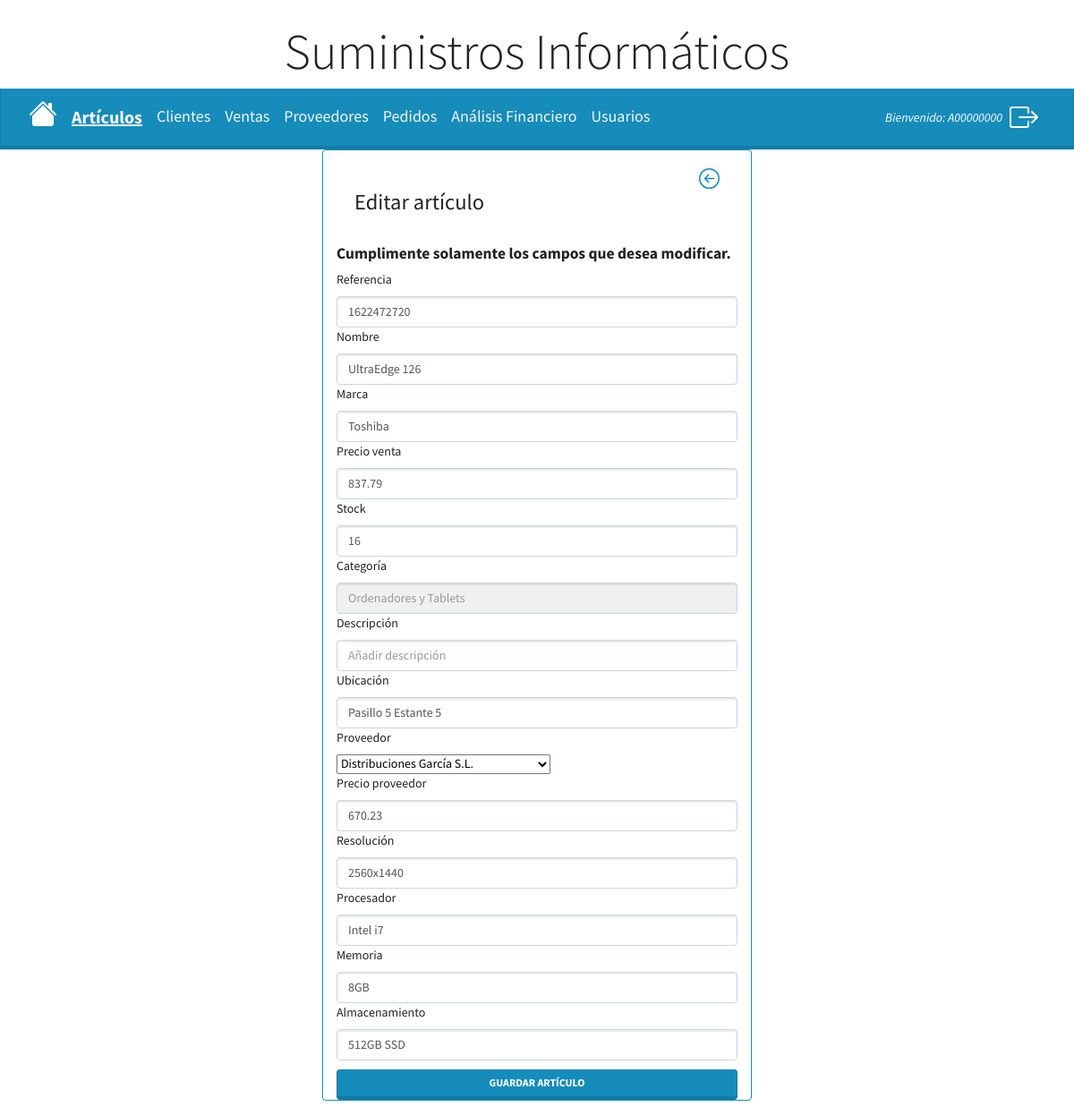
/protected_admin/articulos/editar_articulo/1 (signed in), run on the app's committed database.
### models.py (models this page shows, shortened)
class User(db.Base, UserMixin):
    __tablename__ = 'usuario'
    __table_args__ = {'sqlite_autoincrement': True}
    id = Column(Integer, primary_key=True)  # establecemos el id como Primary Key
    username = Column(String(10), unique=True, nullable=False)
    password = Column(String(128), nullable=False)
    type_user = Column(Boolean, default=False) #False = cliente / True = administrador

class Articulo(db.Base):
    __tablename__ = "articulo"
    __table_args__ = {"sqlite_autoincrement": True}
    id_articulo = Column(Integer, primary_key=True) # establecemos el id_articulo como Primary Key
    referencia = Column(String(64), unique=True) # campo único y que no se puede repetir
    nombre = Column(String(128))
    marca = Column(String(64))
    precio_venta = Column(Float)
    stock = Column(Integer)
    categoria = Column(String(64))
    descripcion = Column(String(128), default='')
    ubicacion = Column(String(64), default='')
    id_proveedor = Column(Integer, ForeignKey('proveedor.id_proveedor')) # id_proveedor como Foreign Key
    precio_proveedor = Column(Float)
    pctablets = relationship('PC_Tablet', back_populates='articulo', cascade='all, delete-orphan',
                             passive_deletes=True, uselist=False)
    monitores = relationship('Monitor', back_populates='articulo', cascade='all, delete-orphan',
                             passive_deletes=True, uselist=False)
    almacenamientos = relationship('Almacenamiento', back_populates='articulo', cascade='all, delete-orphan',
                             passive_deletes=True, uselist=False)
    redes = relationship('Redes', back_populates='articulo', cascade='all, delete-orphan',
                             passive_deletes=True, uselist=False)

class PC_Tablet(Articulo):
    __tablename__ = 'pc-tablet'
    id_pc_tablet = Column(Integer, primary_key=True) #establecemos el id como Primary Key
    id_articulo = Column(Integer, ForeignKey('articulo.id_articulo', ondelete='CASCADE'))
    resolucion = Column(String(64))
    procesador = Column(String(64))
    memoria = Column(String(64))
    almacenamiento = Column(String(64))
    articulo = relationship('Articulo', back_populates='pctablets')

### main.py (the view, shortened to what this page needs)
@app.route('/protected_admin/articulos/editar_articulo/<id_articulo>', methods=['GET', 'POST'])
@login_required
@admin_required # Vista protegida que solo se puede acceder con autenticación de administrador
def editar_articulo(id_articulo):
    articulo = db.session.query(Articulo).filter_by(id_articulo=int(id_articulo)).first()
    if articulo.categoria == 'Ordenadores y Tablets':
        articulo = db.session.query(PC_Tablet).filter_by(id_articulo=int(id_articulo)).first()
        form = Form_pc_tablet(obj=articulo, id_articulo_actual=articulo.id_articulo)
        form.id_proveedor.choices = get_provedores()  # llamamos a la función get_proveedores()
    form.id_proveedor.choices = get_provedores() # llamamos a la función get_proveedores()
    return render_template('editar-articulo.html', articulo=articulo, form=form)

### forms.py
class Form_pc_tablet(Form_articulo):
    resolucion = StringField('Resolución', validators=[Length(max=64)])
    procesador = StringField('Procesador', validators=[Length(max=64)])
    memoria = StringField('Memoria', validators=[Length(max=64)])
    almacenamiento = StringField('Almacenamiento', validators=[Length(max=64)])
    submit = SubmitField('Guardar artículo')

### functions.py (called while the page is built)
def admin_required(f): # recibe como parámetro una función 'f' que será la función a proteger
    @wraps(f)
    def decorated_function(*args, **kwargs): # verificamos si el usuario está autentificado
        if not current_user.is_authenticated or not current_user.type_user:
            flash('Acceso denegado. Solo los administradores pueden acceder a la ruta introducida.',
                  'danger')
            return redirect(url_for('protected'))
        return f(*args, **kwargs) # si el usuario está logueado y es administrador ejecuta la función 'f'
    return decorated_function

def get_provedores():
    proveedores = db.session.query(Proveedor).all()
    lista_proveedores = []  # inicializamos una lista de opciones vacía
    for proveedor in proveedores:
        lista_proveedores.append((proveedor.id_proveedor, proveedor.nombre))
    return lista_proveedores

### main.py (called while the page is built)
@login_manager.user_loader
def load_user(user_id):
    return db.session.get(User, user_id)

### templates/editar-articulo.html (shortened to what this page needs)
{% extends 'articulos.html' %}
{% block content %}
    <div class="container card border-primary mb-3 justify-content-center" style="max-width: 30rem;">
        <div class="card-body">
            <div class="text-right">
                <a href="/protected_admin/articulos?page=1" title="Volver">
                </a>
            </div>
            <h3 class="card-title">Editar artículo</h3>
        </div>
        <form method="post" novalidate>
          <fieldset>
            <h5><b>Cumplimente solamente los campos que desea modificar.</b></h5>
            <div>
              {{ form.referencia.label }}
              {{ form.referencia(class="form-control") }}
            </div>
            <div>
              {{ form.nombre.label }}
              {{ form.nombre(class="form-control") }}
            </div>
            <div>
              {{ form.marca.label }}
              {{ form.marca(class="form-control") }}
            </div>
            <div>
              {{ form.precio_venta.label }}
              {{ form.precio_venta(class="form-control", placeholder="Precio") }}
            </div>
            <div>
              {{ form.stock.label }}
              {{ form.stock(class="form-control") }}
            </div>
            <div>
            <div>
              <fieldset disabled="">
                  <label class="form-label" for="cat">Categoría</label>
                  <input class="form-control" id="cat" name="cat" type="text" placeholder="{{ articulo.categoria }}"
                         disabled="">
              </fieldset>
              </div>
              <div>
                {{ form.descripcion.label }}
                {{ form.descripcion(class="form-control", placeholder="Añadir descripción") }}
              </div>
              <div>
                {{ form.ubicacion.label }}
                {{ form.ubicacion(class="form-control", placeholder="Añadir ubicación") }}
              </div>
              <div>
                {{ form.id_proveedor.label }}
                <div>
                    {{ form.id_proveedor }}
                </div>
              </div>
              <div>
                {{ form.precio_proveedor.label }}
                {{ form.precio_proveedor(class="form-control") }}
              </div>
              <div>
                {% if articulo.categoria == 'Ordenadores y Tablets' %}
                    <div>
                      {{ form.resolucion.label }}
                      {{ form.resolucion(class="form-control", placeholder="Añadir resolución") }}
                    </div>
                    <div>
                      {{ form.procesador.label }}
                      {{ form.procesador(class="form-control", placeholder="Añadir procesador") }}
                    </div>
                    <div>
                      {{ form.memoria.label }}
                      {{ form.memoria(class="form-control", placeholder="Añadir memoria") }}
                    </div>
                    <div>
                      {{ form.almacenamiento.label }}
                      {{ form.almacenamiento(class="form-control", placeholder="Añadir almacenamiento") }}
                    </div>
                {% endif %}
              </div>
            <div class="margin_top_button">
            {{ form.submit(class="btn btn-primary btn-block") }}
            </div>
          </fieldset>
    </form>
    </div>
{% endblock %}

### templates/articulos.html (shortened to what this page needs)
<!DOCTYPE html>
<html lang="en">
<head>
    <link rel="stylesheet" href="{{ url_for('static', filename='main.css')}}">
    <link rel="stylesheet" href="https://cdn.jsdelivr.net/npm/bootswatch@4.5.2/dist/lumen/bootstrap.min.css"
>
</head>
<body>
    <h1 class="display-4 text-center mt-4">Suministros Informáticos</h1>
    <nav class="navbar navbar-expand-lg bg-primary" data-bs-theme="dark">
        <div class="container-fluid">
            <a href="/protected_admin" title="Inicio">
            </a>
            <div class="collapse navbar-collapse" id="navbarColor01">
                <ul class="navbar-nav me-auto">
                    <li class="nav-item">
                        <a style="font-size: 20px;" class="nav-link text-light text-bold-underline" href="/protected_admin/articulos?page=1">Artículos</a>
                    </li>
                    <li class="nav-item">
                        <a style="font-size: 18px;" class="nav-link text-light" href="/protected_admin/clientes?page=1">Clientes</a>
                    </li>
                    <li class="nav-item">
                        <a style="font-size: 18px;" class="nav-link text-light" href="/protected_admin/ventas?page=1">Ventas</a>
                    </li>
                    <li class="nav-item">
                        <a style="font-size: 18px;" class="nav-link text-light" href="/protected_admin/proveedores?page=1">Proveedores</a>
                    </li>
                    <li class="nav-item">
                        <a style="font-size: 18px;" class="nav-link text-light" href="/protected_admin/pedidos?page=1">Pedidos</a>
                    </li>
                    <li class="nav-item">
                        <a style="font-size: 18px;" class="nav-link text-light"
                           href="/protected_admin/nuevo_analisis">Análisis Financiero</a>
                    </li>
                    <li class="nav-item">
                        <a style="font-size: 18px;" class="nav-link text-light" href="/protected_admin/usuarios">Usuarios</a>
                    </li>
                </ul>
            </div>
            <div class="navbar-nav ms-auto d-flex align-items-center">
                <div class="navbar-text">
                    <em class="text-white">Bienvenido: {{ current_user.username }}</em>
                </div>
                <a href="/logout" class="nav-link ms-3" title="Cerrar sesión">
                </a>
            </div>
        </div>
    </nav>
    {% block content %}{% endblock %}
</body>
</html>

### static/main.css (style rules this page uses)
.text-bold-underline { font-weight: bold; text-decoration: underline; }
.text-light { color: #FFFFFF; }
.text-center { text-align: center; }
.text-right { text-align: right; }
.margin_top_button { margin-top: 10px; }

### data on the page
User: username "A00000000"
Articulo: referencia "1622472720", nombre "UltraEdge 126", marca "Toshiba", precio_venta "837.79", cat "Ordenadores y Tablets", ubicacion "Pasillo 5 Estante 5", precio_proveedor "670.23"
PC_Tablet: resolucion "2560x1440", procesador "Intel i7", memoria "8GB", almacenamiento "512GB SSD"
